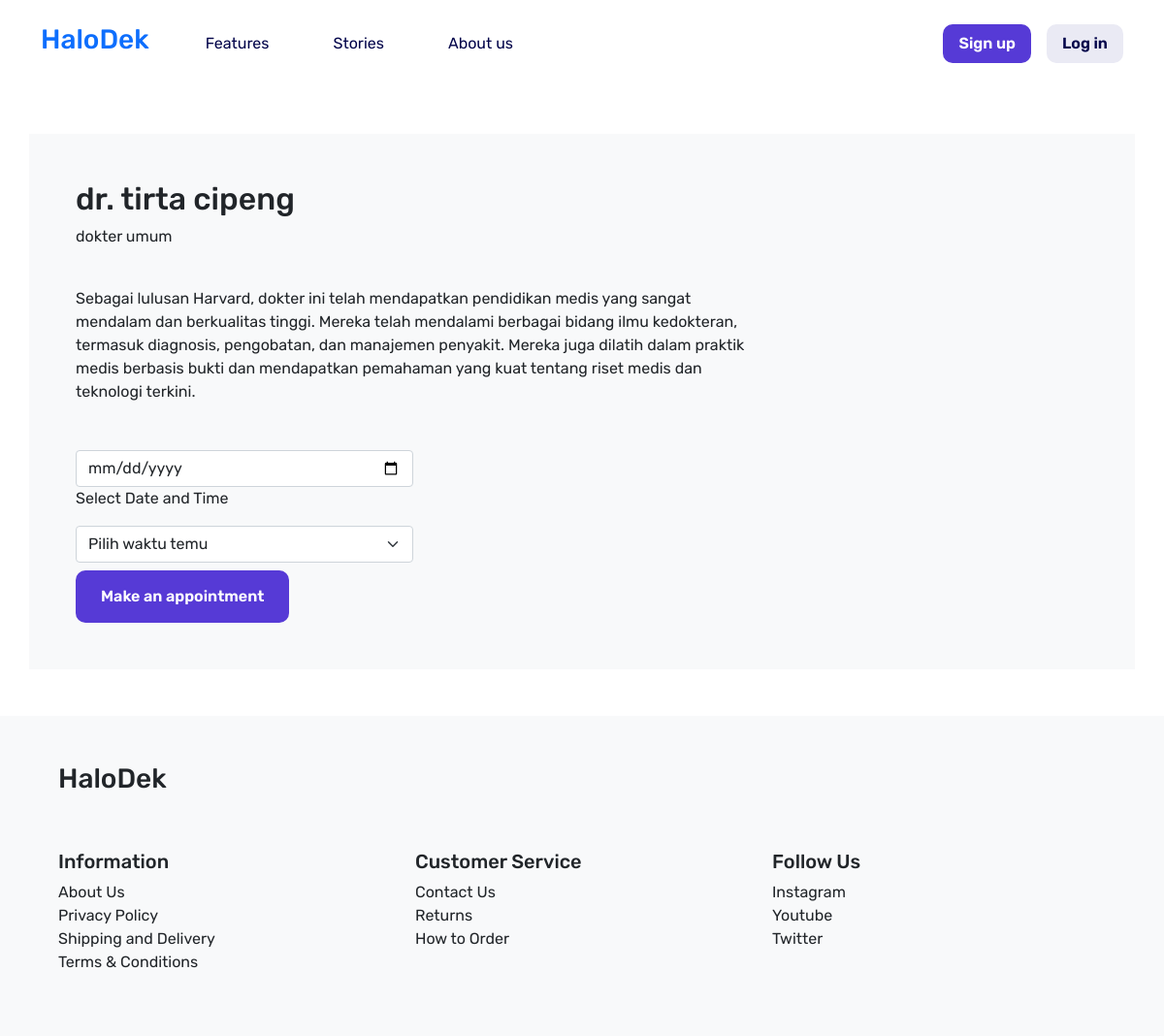
Screenshot of /public/home/detail/4 with the database file from the repository.
### tables this page shows
CREATE TABLE `dokter` (
  `id` int(11) NOT NULL,
  `nama` varchar(100) NOT NULL,
  `spesialis` varchar(100) NOT NULL,
  `deskripsi` longtext NOT NULL,
  `harga` int(100) NOT NULL
);

### app/core/Controller.php (called while the page is built, shortened)
<?php
class Controller{
	public function view($view, $data = [])
	{
		require_once '../app/views/' . $view . '.php';
	}
	public function model($model)
	{
		return new $model;
	}
}

### app/controllers/Home.php (called while the page is built, shortened)
<?php
class Home extends Controller{
    public function detail($id){
        $data['title'] = "halaman detail";
        $data['dokter'] =$this->model('DokterModel')->getDokterById($id);
        $this->view('home/detail', $data);
    }
}

### app/core/App.php (called while the page is built, shortened)
<?php
class App{
	protected $method = 'index';
	protected $params = [];
	public function __construct(){
		$url = $this->parseURL();
		if(file_exists('../app/controllers/' . $url[0] . '.php')){
			unset($url[0]);
		}
		$this->controller = new $this->controller;
		if(isset($url[1])){
			if(method_exists($this->controller, $url[1])){
				$this->method = $url[1];
				unset($url[1]);
			}
		}
		if(!empty($url)){
			$this->params = array_values($url);
		}
		call_user_func_array([$this->controller, $this->method], $this->params);
	}
	public function parseURL(){
		if( isset($_GET['url'])){
			$url = rtrim($_GET['url'], '/');
			$url = filter_var($url, FILTER_SANITIZE_URL);
			$url = explode('/',$url);
			return $url;
		}
	}
}

### public/index.php (called while the page is built, shortened)
<?php
$app = new App;

### app/core/Database.php (called while the page is built, shortened)
<?php
class Database{
	private $host = DB_HOST;
	private $user = DB_USER;
	private $pass = DB_PASS;
	private $dbnm = DB_NAME;
	private $dbh;
	private $stmt;
	public function __construct()
	{
		$dsn = 'mysql:host='. $this->host .';dbname='. $this->dbnm;
		$option = [
			PDO::ATTR_PERSISTENT => true,
			PDO::ATTR_ERRMODE => PDO::ERRMODE_EXCEPTION
		];
		try{
			$this->dbh = new PDO($dsn,$this->user,$this->pass, $option);
		}catch(PDOException $e){
			die($e->getMessage());
		}
	}
	public function query($query)
	{
		$this->stmt = $this->dbh->prepare($query);
	}
	public function bind($param, $value, $type = null){
		if(is_null($type)){
			switch (true) {
				default:
					$type = PDO::PARAM_STR;
			}
		}
		$this->stmt->bindValue($param, $value, $type);
	}
	public function execute()
	{
		$this->stmt->execute();
	}
	public function single()
	{
		$this->execute();
		return $this->stmt->fetch(PDO::FETCH_ASSOC);
	}
}

### app/models/DokterModel.php (called while the page is built, shortened)
<?php
class DokterModel{
    private $table = "dokter";
    private $db;
    public function __construct()
    {
        $this->db = new Database;
    }
    public function getDokterById($id){
        $this->db->query('SELECT * FROM ' . $this->table . ' WHERE id=:id');
		$this->db->bind('id',$id);
		return $this->db->single();
    }
}

### app/views/home/detail.php (the view, shortened to what this page needs)
<div class="detail mt-5 rounded-3">
    <div class="container bg-light p-5">
        <div class="row ">
            <div class="col ">
                <div class="d-flex align-items-center">
                    <div class="">
                    <h2><?= $data['dokter']['nama']; ?></h2>
                    <p><?= $data['dokter']['spesialis']; ?></p>
                </div>
                </div>
                    <div class="col-8 mt-4">
                        <p><?= $data['dokter']['deskripsi']; ?></p>
                    </div>
                    <div class="mt-5">
                        <form action="<?=BASEURL?>/appointment/processAppointment" method="post">
                            <div class="col-4 form-outline datetimepicker">
                                <input type="date" class="form-control" id="datetimepickerExample" name="date">
                                <label for="datetimepickerExample" class="form-label">Select Date and Time</label>
                                <select class="form-select my-2" name="time" aria-label="Default select example">
                                    <option selected>Pilih waktu temu</option>
                                </select>
                            </div>
                            <button class="btn btn-primary" type="submit">Make an appointment</button>
                        </form>
                    </div>
                </div>
        </div>
    </div>
</div>

### public/assets/style/main.css (style rules this page uses)
body { font-family: "Rubik", sans-serif; }
.btn-master, .btn-secondary, .btn-primary { padding: 15px 26px 15px 26px; border-radius: 10px; font-weight: 600; border: 0; }
.btn-primary { color: #FFFFFF !important; background: #563AD6; }

### rows the page displays
dokter: nama "dr. tirta cipeng", spesialis "dokter umum", deskripsi "Sebagai lulusan Harvard, dokter ini telah mendapatkan pendidikan medis yang sangat mendalam dan berkualitas tinggi. Mereka telah mendalami berbagai bidang ilmu kedokteran, termasuk diagnosis, pengobatan, dan manajemen penyakit. Mereka juga dilatih dalam praktik medis berbasis bukti dan mendapatkan pemahaman yang kuat tentang riset medis dan teknologi terkini."
